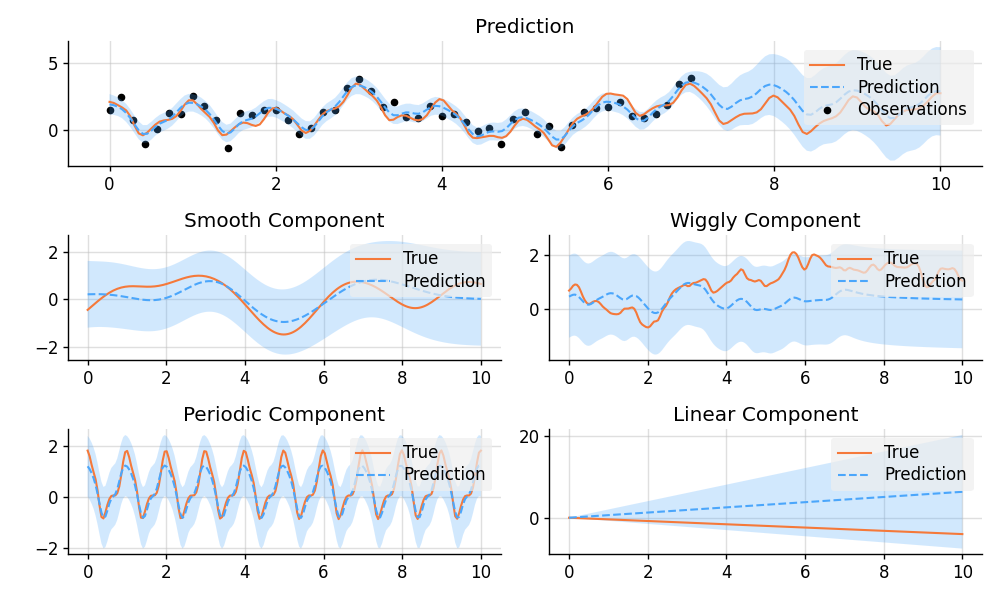

This figure's Python source:
import matplotlib.pyplot as plt
from wbml.plot import tweak

from stheno import B, Measure, GP, EQ, RQ, Linear, Delta, Exp, Obs, B

B.epsilon = 1e-10

# Define points to predict at.
x = B.linspace(0, 10, 200)
x_obs = B.linspace(0, 7, 50)

# Construct a latent function consisting of four different components.
prior = Measure()
f_smooth = GP(EQ(), measure=prior)
f_wiggly = GP(RQ(1e-1).stretch(0.5), measure=prior)
f_periodic = GP(EQ().periodic(1.0), measure=prior)
f_linear = GP(Linear(), measure=prior)

f = f_smooth + f_wiggly + f_periodic + 0.2 * f_linear

# Let the observation noise consist of a bit of exponential noise.
e_indep = GP(Delta(), measure=prior)
e_exp = GP(Exp(), measure=prior)

e = e_indep + 0.3 * e_exp

# Sum the latent function and observation noise to get a model for the
# observations.
y = f + 0.5 * e

# Sample a true, underlying function and observations.
(
    f_true_smooth,
    f_true_wiggly,
    f_true_periodic,
    f_true_linear,
    f_true,
    y_obs,
) = prior.sample(f_smooth(x), f_wiggly(x), f_periodic(x), f_linear(x), f(x), y(x_obs))

# Now condition on the observations and make predictions for the latent
# function and its various components.
post = prior | (y(x_obs), y_obs)

pred_smooth = post(f_smooth(x)).marginals()
pred_wiggly = post(f_wiggly(x)).marginals()
pred_periodic = post(f_periodic(x)).marginals()
pred_linear = post(f_linear(x)).marginals()
pred_f = post(f(x)).marginals()


# Plot results.
def plot_prediction(x, f, pred, x_obs=None, y_obs=None):
    plt.plot(x, f, label="True", style="test")
    if x_obs is not None:
        plt.scatter(x_obs, y_obs, label="Observations", style="train", s=20)
    mean, lower, upper = pred
    plt.plot(x, mean, label="Prediction", style="pred")
    plt.fill_between(x, lower, upper, style="pred")
    tweak()


plt.figure(figsize=(10, 6))

plt.subplot(3, 1, 1)
plt.title("Prediction")
plot_prediction(x, f_true, pred_f, x_obs, y_obs)

plt.subplot(3, 2, 3)
plt.title("Smooth Component")
plot_prediction(x, f_true_smooth, pred_smooth)

plt.subplot(3, 2, 4)
plt.title("Wiggly Component")
plot_prediction(x, f_true_wiggly, pred_wiggly)

plt.subplot(3, 2, 5)
plt.title("Periodic Component")
plot_prediction(x, f_true_periodic, pred_periodic)

plt.subplot(3, 2, 6)
plt.title("Linear Component")
plot_prediction(x, f_true_linear, pred_linear)

plt.savefig("readme_example2_decomposition.png")
plt.show()
